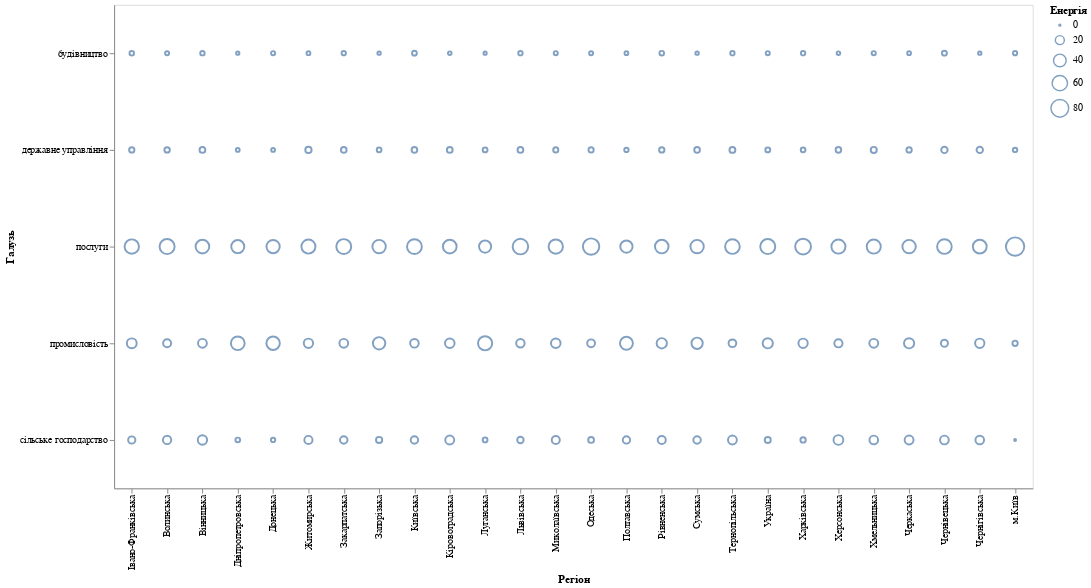

Notebook cell for this chart:
### Code cell
alt.Chart(df_long[df_long['Рік']=='2010']).mark_point().encode(
    x = alt.X('Регіон:N'),
    y = alt.Y('Галузь:N'),
    size = alt.Size('Енергія'),
    tooltip = [
        alt.Tooltip('Регіон:N'),
        alt.Tooltip('Галузь:N'),
        alt.Tooltip('Енергія:N')
    ]
).properties(width = 950, height = 500, title = 'Розподіл енергії за галузями в Україні, 2010 рік')

### Figure 1 — Vega-Lite specification as saved in the notebook (floating-point values rounded to 4 significant figures; data arrays with more than 128 entries replaced by an {"elided": "..."} marker saying what was removed)
{"config": {"view": {"continuousWidth": 400, "continuousHeight": 300}}, "data": {"name": "data-744a703dbc2740f6fbf7ac32ce2c622f"}, "mark": "point", "encoding": {"size": {"type": "quantitative", "field": "Енергія"}, "tooltip": [{"type": "nominal", "field": "Регіон"}, {"type": "nominal", "field": "Галузь"}, {"type": "nominal", "field": "Енергія"}], "x": {"type": "nominal", "field": "Регіон"}, "y": {"type": "nominal", "field": "Галузь"}}, "height": 500, "width": 950, "$schema": "https://vega.github.io/schema/vega-lite/v4.8.1.json", "datasets": {"data-744a703dbc2740f6fbf7ac32ce2c622f": {"elided": "130 records"}}}
